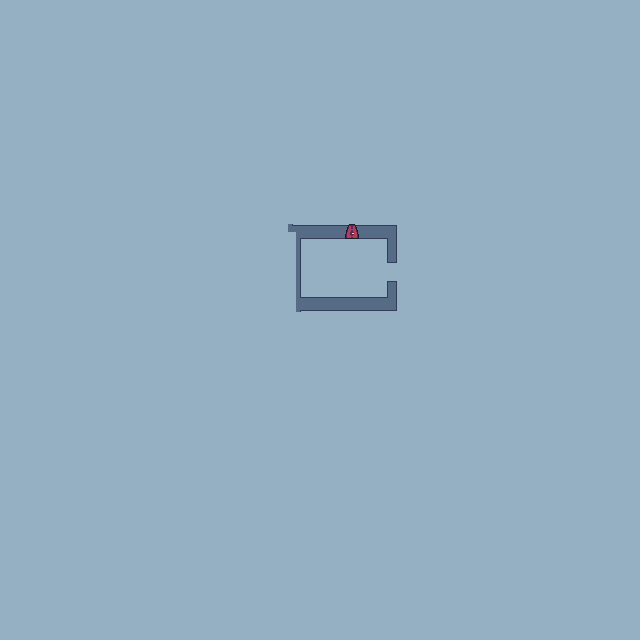

The image is a tile-based game level rendered from a .tmx file. Its description and source (layers, tilesets, objects; grid data summarised) follow:
An orthogonal 80x80 tile map with 8x8 px tiles, 2 tile layers (Background, Objects), 2 tilesets.

<map version="1.9" tiledversion="1.9.0" orientation="orthogonal" renderorder="right-down" width="80" height="80" tilewidth="8" tileheight="8" infinite="0" nextlayerid="3" nextobjectid="1">
 <tileset firstgid="1" source="castle_2.tsx" />
 <tileset firstgid="15" source="door.tsx" />
 <layer id="1" name="Background" width="80" height="80">
  <data>[6400 cells, 6400 non-empty, 13 distinct tile ids]</data>
 </layer>
 <layer id="2" name="Objects" width="80" height="80">
  <data>[6400 cells, 1 non-empty, 1 distinct tile ids]</data>
 </layer>
</map>
